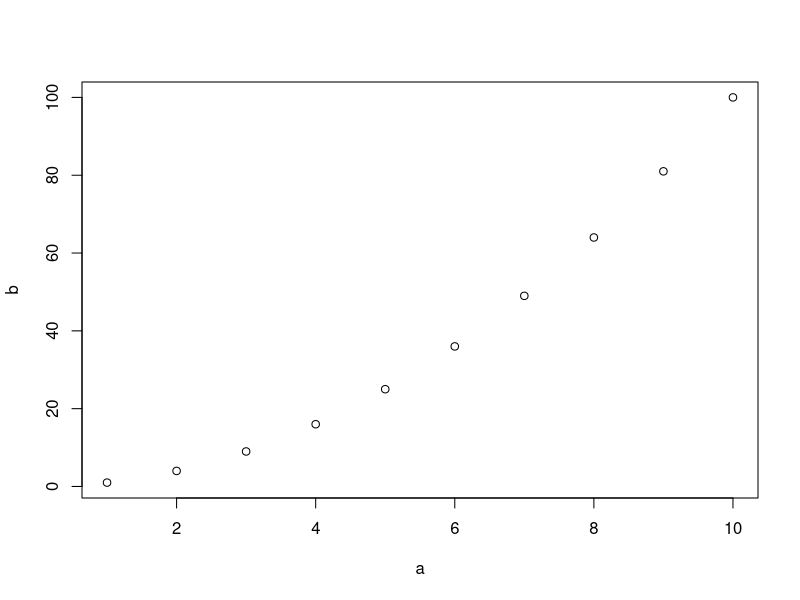
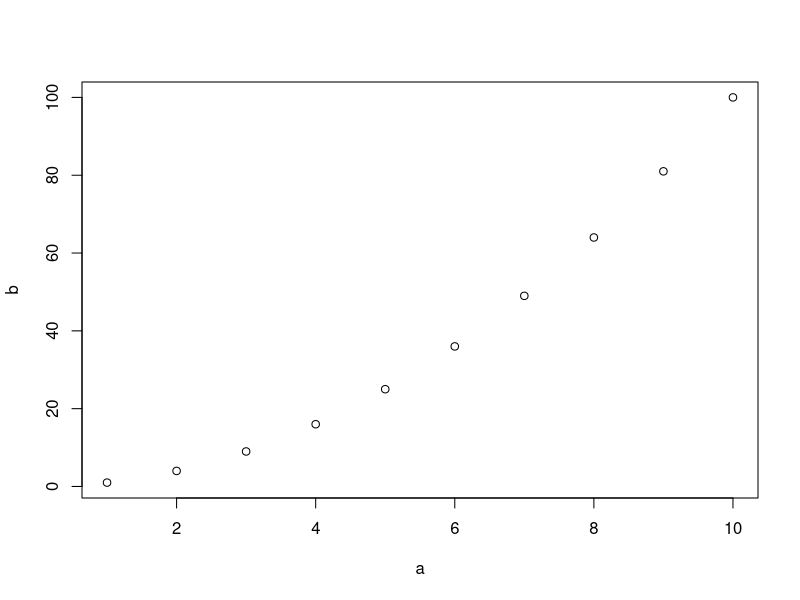

The R source for these figures, in order:
## ---- chunk 1
a = seq(1:10)  
b = a*a  
plot(a, b)
plot(a, b)
